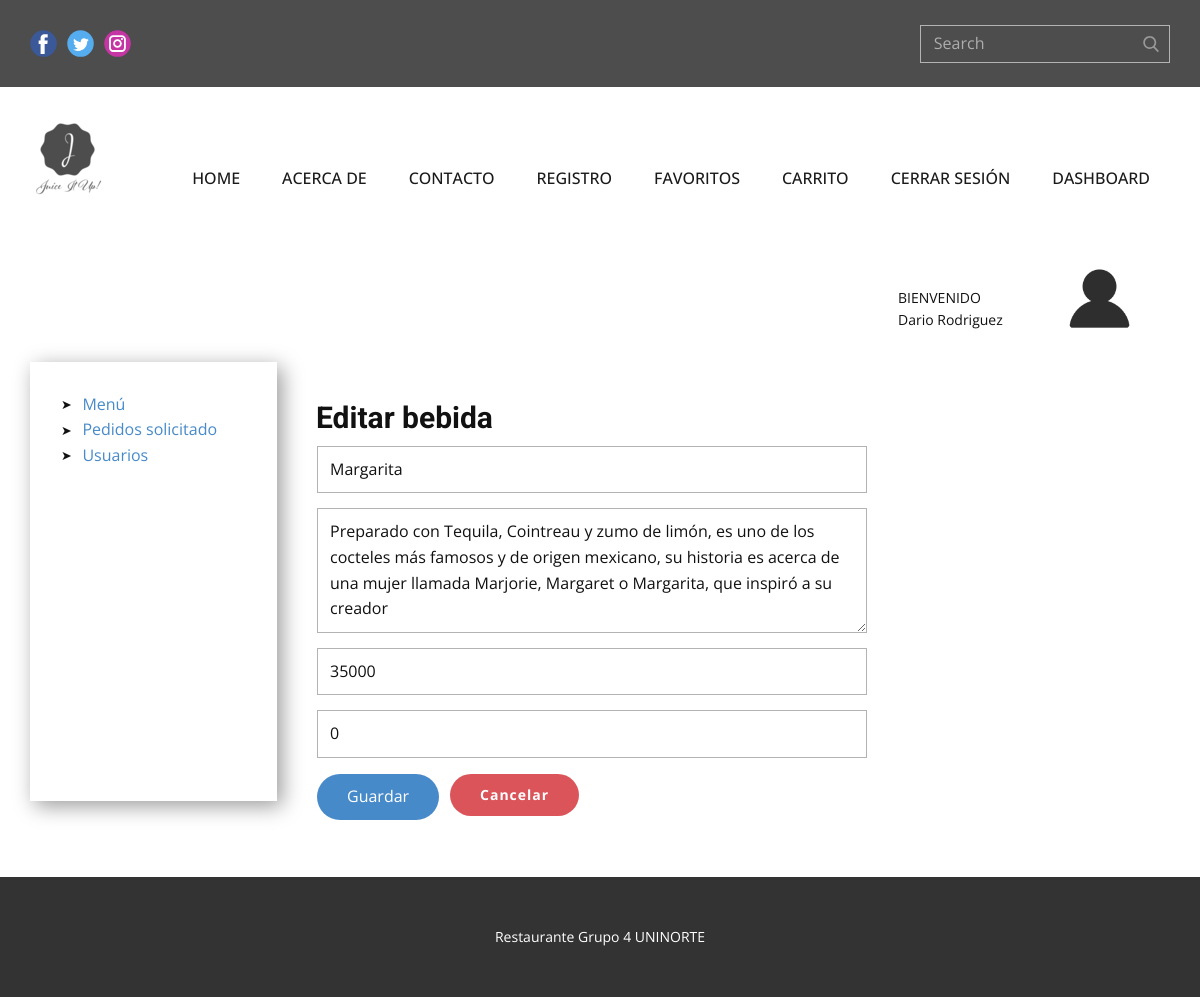
/update_bebida/1 (signed in), run on the app's committed database.
### tables this page shows
CREATE TABLE bebidas (id INTEGER PRIMARY KEY NOT NULL, nombreBebida VARCHAR NOT NULL, descripcion TEXT NOT NULL, precio INTEGER NOT NULL, estado BOOLEAN DEFAULT (1), created_by DATE, updated_by DATE, urlField VARCHAR);

### app.py (the view, shortened to what this page needs)
@app.route('/update_bebida/<int:id>', methods=["GET","POST"])
def update_bebida(id):
    if session:
        try:
            return render_template('bebida_update_form.html', row = bebida_controller.get_bebida(id))
        except:
            return render_template('bebida_update_form.html', row = bebida_controller.get_bebida(id))
    return redirect(url_for("login"))

### bebida_controller.py (called while the page is built)
def get_bebida(id):
    db = sqlconnection()
    db.row_factory=sqlite3.Row
    cur = db.cursor()
    statement = "SELECT * FROM bebidas WHERE id = ?;"
    cur.execute(statement, [id])
    row = cur.fetchall()
    return row

### db.py (called while the page is built)
def sqlconnection():
    conn = sqlite3.connect(database)
    return conn

### templates/bebida_update_form.html (shortened to what this page needs)
{% extends "index.html" %}
{% block style %}
    <link rel="stylesheet" href="{{ url_for('static', filename='style/usuario_update_form.css') }}" media="screen">
{% endblock style %}
{% block content %}
    <section class="u-clearfix u-section-1" id="sec-b3eb">
      <div class="u-align-left u-clearfix u-sheet u-valign-top u-sheet-1">
        <div class="u-clearfix u-expanded-width u-layout-wrap u-layout-wrap-1">
          <div class="u-layout">
            <div class="u-layout-col">
              <div class="u-size-30">
                <div class="u-layout-col">
                  <div class="u-container-style u-layout-cell u-size-60 u-layout-cell-1">
                    <div class="u-container-layout u-valign-top u-container-layout-1">
                      <div class="u-image u-image-circle u-preserve-proportions u-image-1" alt="" data-image-width="512" data-image-height="512"></div>
                      <p class="u-small-text u-text u-text-variant u-text-1">BIENVENIDO</p>
                      <p class="u-small-text u-text u-text-variant u-text-2">{{session["nombre"]}}</p>
                    </div>
                  </div>
                </div>
              </div>
              <div class="u-size-30">
                <div class="u-layout-row">
                  <div class="u-container-style u-layout-cell u-size-13 u-layout-cell-2">
                    <div class="u-container-layout u-container-layout-2">
                      <ul class="u-custom-list u-text u-text-default u-text-3">
                        {% if session["super"] == 1 or session["admin"] == 1 %}
                        <li>
                          <div class="u-list-icon">
                            <div xmlns="http://www.w3.org/2000/svg" xmlns:xlink="http://www.w3.org/1999/xlink" version="1.1" xml:space="preserve" class="u-svg-content">➤</div>
                          </div>
                          <a href="{{ url_for('getBebidas') }}"> Menú</a>
                        </li>
                        <li>
                          <div class="u-list-icon">
                            <div xmlns="http://www.w3.org/2000/svg" xmlns:xlink="http://www.w3.org/1999/xlink" version="1.1" xml:space="preserve" class="u-svg-content">➤</div>
                          </div>
                          <a href="{{ url_for('listPedidos') }}"> Pedidos solicitado</a>
                        </li>
                        {% endif %}
                        <li>
                          <div class="u-list-icon">
                            <div xmlns="http://www.w3.org/2000/svg" xmlns:xlink="http://www.w3.org/1999/xlink" version="1.1" xml:space="preserve" class="u-svg-content">➤</div>
                          </div>
                          <a href="{{ url_for('getUsuarios') }}"> Usuarios</a>
                        </li>
                      </ul>
                    </div>
                  </div>
                  <div class="u-container-style u-layout-cell u-size-47 u-layout-cell-3">
                    <div class="u-container-layout u-container-layout-3">
                      <h3 class="u-text u-text-default u-text-4">Editar bebida</h3>
                      <div class="u-form u-form-1">
                        {% for r in row %}
                        <form method="POST" source="custom" class="u-clearfix u-form-custom-backend u-form-spacing-15 u-form-vertical u-inner-form" name="formUpdateB" style="padding: 10px;">
                          <div class="u-form-group u-form-name u-form-group-1">
                            <input type="text" placeholder="Nombre bebida" id="name-b527" name="nombre" class="u-border-1 u-border-grey-30 u-input u-input-rectangle u-white" value="{{ r ["nombreBebida"] }}">
                          </div>
                          <div class="u-form-group u-form-message u-form-group-2">
                            <textarea rows="4" cols="50" placeholder="Descripción" id="message-e1a1" name="descripcion" class="u-border-1 u-border-grey-30 u-input u-input-rectangle u-white">{{ r ["descripcion"] }}</textarea>
                          </div>
                          <div class="u-form-group u-form-group-3">
                            <input type="text" placeholder="Precio" id="text-9ec3" name="precio" class="u-border-1 u-border-grey-30 u-input u-input-rectangle u-white" value="{{ r ["precio"] }}">
                          </div>
                          <div class="u-form-group u-form-group-4">
                            <input type="text" placeholder="Disponibilidad" id="text-4441" name="disponibilidad" class="u-border-1 u-border-grey-30 u-input u-input-rectangle u-white" value="{{ r ["estado"] }}">
                          </div>
                          <div class="u-align-left u-form-group u-form-submit">
                            <button type="submit" class="u-active-palette-1-light-1 u-border-none u-btn u-btn-round u-btn-submit u-button-style u-hover-palette-1-light-1 u-palette-1-base u-radius-50 u-text-body-alt-color u-btn-1">Guardar</button>
                          </div>
                        </form>
                        {% endfor %}
                      </div>
                      <a href="{{ url_for('getBebidas') }}" class="u-border-none u-btn u-btn-round u-button-style u-hover-palette-1-light-1 u-palette-2-base u-radius-21 u-btn-2">Cancelar</a>
                    </div>
                  </div>
                </div>
              </div>
            </div>
          </div>
        </div>
      </div>
    </section>
{% endblock content %}

### static/style/usuario_update_form.css (style rules this page uses)
.u-section-1 .u-sheet-1 { min-height: 649px; }
.u-section-1 .u-layout-wrap-1 { margin-top: 0; margin-bottom: 60px; }
.u-section-1 .u-layout-cell-1 { min-height: 130px; }
.u-section-1 .u-container-layout-1 { padding: 30px; }
.u-section-1 .u-image-1 { width: 81px; height: 81px; background-image: url("../images/avatar.png"); background-position: 50% 50%; margin: 0 0 0 auto; }
.u-section-1 .u-text-1 { margin: -52px 133px 0 838px; }
.u-section-1 .u-text-2 { margin: 0 133px 0 838px; }
.u-section-1 .u-layout-cell-2 { min-height: 200px; }
.u-section-1 .u-container-layout-2 { box-shadow: 5px 5px 20px 0 rgba(0,0,0,0.4); padding: 30px; }
.u-section-1 .u-text-3 { margin-bottom: 0; margin-top: 0; }
.u-section-1 .u-layout-cell-3 { min-height: 439px; }
.u-section-1 .u-container-layout-3 { padding: 30px; }
.u-section-1 .u-text-4 { font-weight: 700; margin: 8px auto 0 9px; }
.u-section-1 .u-form-1 { height: 313px; margin: 0 263px 0 0; }
.u-section-1 .u-btn-2 { border-style: none; font-weight: 700; font-size: 0.875rem; letter-spacing: 1px; background-image: none; margin: -57px auto -174px 143px; }

### data on the page
bebidas: nombre "Margarita", descripcion "Preparado con Tequila, Cointreau y zumo de limón, es uno de los cocteles más famosos y de origen mexicano, su historia es acerca de una mujer llamada Marjorie, Margaret o Margarita, que inspiró a su creador", precio "35000", disponibilidad "0"

### other printed values
{{ session["nombre"] }} "Dario Rodriguez"
